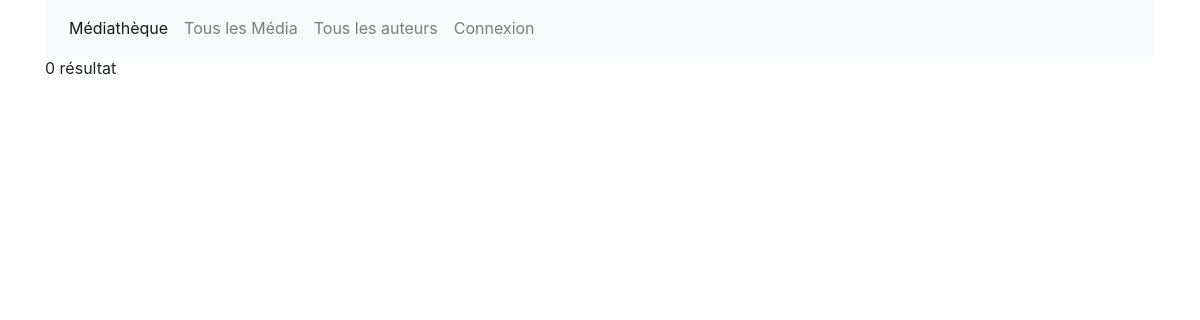
Before: /index.php?action=list with the older database file.
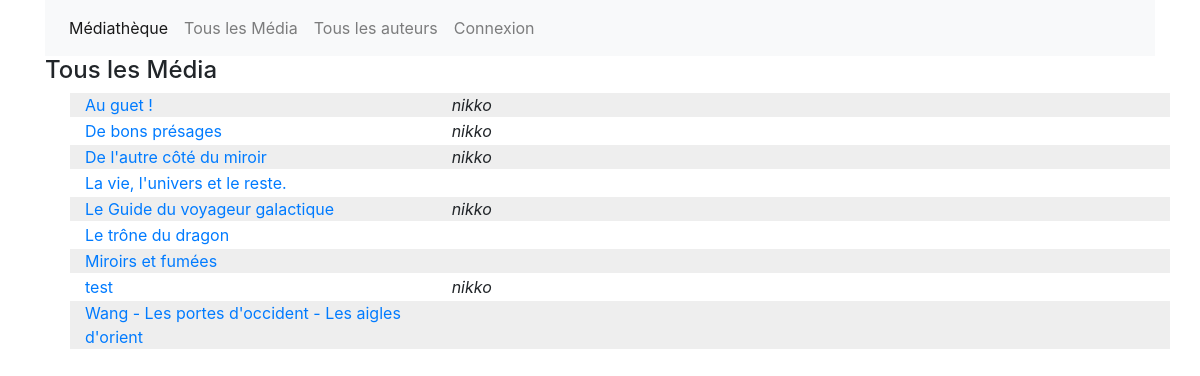
After: the same page with the newer database file.
### tables this page shows
CREATE TABLE IF NOT EXISTS `media` (
  `id` int(11) NOT NULL AUTO_INCREMENT,
  `utilisateur_id` int(11) DEFAULT NULL,
  `titre` varchar(255) DEFAULT NULL,
  `date` datetime DEFAULT NULL,
  `resume` text,
  PRIMARY KEY (`id`)
);

CREATE TABLE IF NOT EXISTS `utilisateur` (
  `id` int(11) NOT NULL AUTO_INCREMENT,
  `nom` varchar(255) DEFAULT NULL,
  `prenom` varchar(255) DEFAULT NULL,
  `pseudo` varchar(255) DEFAULT NULL,
  `email` varchar(255) DEFAULT NULL,
  `motdepasse` varchar(255) DEFAULT NULL,
  PRIMARY KEY (`id`)
);

### functions/functions.php (the view, shortened to what this page needs)
<?php
function getMediaList($env = "front"){
    $link = openConn();
    $sql = "SELECT
	            `l`.`id`, `l`.`titre`, `u`.`id` as `idUtilisateur`, `u`.`pseudo`
            FROM
	            `media` `l` LEFT JOIN
	            `utilisateur` `u` ON `l`.`utilisateur_id` = `u`.`id` ORDER BY `l`.`titre`;";
    $result = mysqli_query($link, $sql);
    $nbRows = mysqli_num_rows($result);
    if($nbRows > 0){
        $pageNumber = 1;
        $i = 0;
        echo "<h4>Tous les Média</h4>";
        echo "<ul id=\"listPaginationBook".$pageNumber."\" class=\"pagination-visible\">";
        while($i < $nbRows){
            $row = mysqli_fetch_assoc($result);
            $bgList = ($i%2 == 0) ? " style=\"background-color:#eee; margin-bottom: 2px;\"" : "style=\"margin-bottom: 2px;\"";
            echo "<li class=\"row\"".$bgList.">";
            if($env == "front"){
                echo "<a href=\"index.php?action=media&idMedia=". $row["id"] . "\" class=\"col-lg-4\">".
                    utf8_encode($row["titre"])."</a>";
                echo "<i class=\"col-lg-1\">".$row["pseudo"]."</i>";
            }
            echo "</li>";
            $i++;
        }
        echo "</ul>";
    }else{
        echo "0 résultat";
    }
}

### index.php (shortened to what this page needs)
<?php
include "functions/functions.php";
?>
<!doctype html>
<html>
    <head>
        <link rel="stylesheet" href="css/bootstrap.min.css">
        <link rel="stylesheet" href="css/style.css">
    </head>
    <body class="container">
        <header>
            <?php include "includes/mediathequeMenu.php"; ?>
        </header>
        <section>
            <?php include "includes/mediathequeContenu.php"; ?>
        </section>
    </body>
</html>

### includes/mediathequeMenu.php (shortened to what this page needs)
<nav class="navbar navbar-expand-lg navbar-light bg-light">
    <div class="collapse navbar-collapse" id="navbarSupportedContent">
        <ul class="navbar-nav mr-auto">
            <li class="nav-item active">
                <a class="nav-link" href="index.php">Médiathèque <span class="sr-only">(current)</span></a>
            </li>
            <li class="nav-item">
                <a class="nav-link" href="index.php?action=list">Tous les Média</a>
            </li>
            <li class="nav-item">
                <a class="nav-link" href="index.php?action=authorList">Tous les auteurs</a>
            </li>
            <?php
            if(isset($_SESSION["accesAdmin"]) && $_SESSION["accesAdmin"]){
                ?>
                <li class="nav-item">
                        <a class="nav-link" href="back/index.php?security=on">Déconnexion</a>
                </li>
                <li class="nav-item">
                    <a class="nav-link" href="back/index.php">Admin</a>
                </li>
                <?php
            }else{
                ?>
                <li class="nav-item">
                        <a class="nav-link" href="back/index.php">Connexion</a>
                </li>
                <?php
            }
            ?>
        </ul>
    </div>
</nav>

### includes/mediathequeContenu.php (shortened to what this page needs)
<?php
$action = "";
if(!isset($_GET["action"])){
    $action = "index";
}else{
    $action = $_GET["action"];
}
switch($action) {
    case "list":
        getMediaList();
        break;
}
?>

### css/style.css (style rules this page uses)
.pagination-visible { visibility: visible; display: block; }

Changed rows visible on the page:
added media: titre "Au guet !", utilisateur.pseudo "nikko"
added media: titre "De bons présages", utilisateur.pseudo "nikko"
added media: titre "De l'autre côté du miroir", utilisateur.pseudo "nikko"
added media: titre "La vie, l'univers et le reste."
added media: titre "Le Guide du voyageur galactique", utilisateur.pseudo "nikko"
added media: titre "Le trône du dragon"
added media: titre "Miroirs et fumées"
added media: titre "test", utilisateur.pseudo "nikko"
added media: titre "Wang - Les portes d'occident - Les aigles d'orient"
Other visible differences:
text no longer shown: "0 résultat"
text now shown: "Tous les Média"
